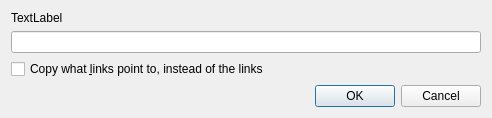
<?xml version="1.0" encoding="UTF-8"?>
<ui version="4.0">
 <class>CFileOperationConfirmationPrompt</class>
 <widget class="QDialog" name="CFileOperationConfirmationPrompt">
  <property name="geometry">
   <rect>
    <x>0</x>
    <y>0</y>
    <width>492</width>
    <height>99</height>
   </rect>
  </property>
  <property name="windowTitle">
   <string>Dialog</string>
  </property>
  <layout class="QVBoxLayout" name="verticalLayout">
   <item>
    <widget class="QLabel" name="_label">
     <property name="sizePolicy">
      <sizepolicy hsizetype="Ignored" vsizetype="Preferred">
       <horstretch>0</horstretch>
       <verstretch>0</verstretch>
      </sizepolicy>
     </property>
     <property name="text">
      <string>TextLabel</string>
     </property>
    </widget>
   </item>
   <item>
    <widget class="QLineEdit" name="_editField"/>
   </item>
   <item>
    <widget class="QCheckBox" name="_copyLinkTargets">
     <property name="text">
      <string>Copy what &amp;links point to, instead of the links</string>
     </property>
    </widget>
   </item>
   <item>
    <widget class="QDialogButtonBox" name="buttonBox">
     <property name="standardButtons">
      <set>QDialogButtonBox::StandardButton::Cancel|QDialogButtonBox::StandardButton::Ok</set>
     </property>
    </widget>
   </item>
  </layout>
 </widget>
 <resources/>
 <connections>
  <connection>
   <sender>buttonBox</sender>
   <signal>accepted()</signal>
   <receiver>CFileOperationConfirmationPrompt</receiver>
   <slot>accept()</slot>
   <hints>
    <hint type="sourcelabel">
     <x>307</x>
     <y>281</y>
    </hint>
    <hint type="destinationlabel">
     <x>199</x>
     <y>149</y>
    </hint>
   </hints>
  </connection>
  <connection>
   <sender>buttonBox</sender>
   <signal>rejected()</signal>
   <receiver>CFileOperationConfirmationPrompt</receiver>
   <slot>reject()</slot>
   <hints>
    <hint type="sourcelabel">
     <x>307</x>
     <y>281</y>
    </hint>
    <hint type="destinationlabel">
     <x>199</x>
     <y>149</y>
    </hint>
   </hints>
  </connection>
 </connections>
</ui>
